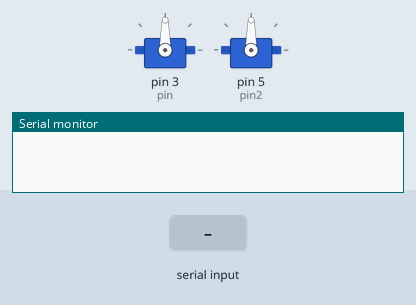
This sketch was run on a simulated Arduino Uno, built with avr-gcc and run on an emulated ATmega328P. Parts: 2 × servo, the last lines printed to the serial monitor. Inputs (shaded band) come from the test bench.

Above: at 1.2 s.
1.3 s: "90,45\n" received over Serial
At 2.4 s:
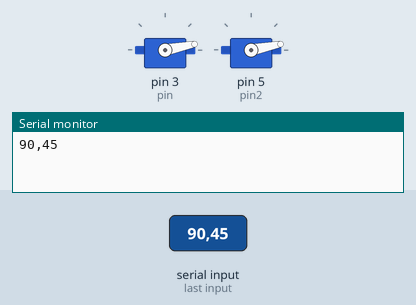
2.8 s: "90\n" received over Serial
At 3.5 s:
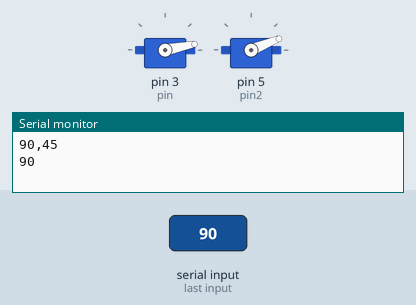
4.3 s: "200\n" received over Serial
At 4.6 s:
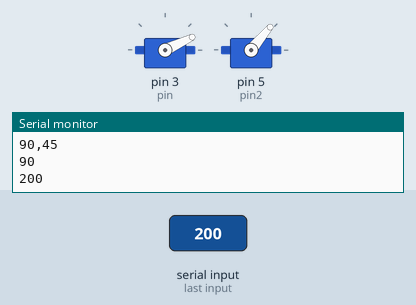
5.8 s: "1,90,45\n" received over Serial
At 7.1 s:
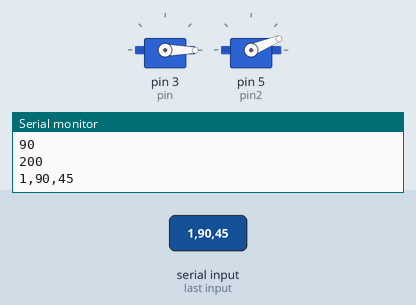
Timing chart, 0 to 8.3 s (numbered marks = the images above; inputs shaded):
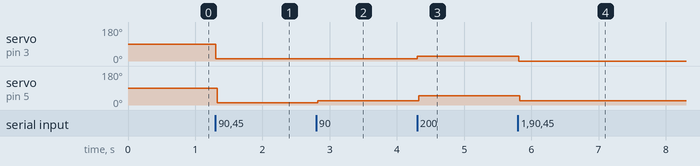

The sketch:

pruebasdedatospython.ino
```cpp
#include <Servo.h>
Servo servo1; // BASE
Servo servo2; // CODO DERECHO MAXIMO ADELANTE 130, ATRAS 40 MINIMO
Servo servo3; // CODO IZQUIERDO 160 MAXIMO ARRIBA, ABAJO 100 MINIMO
Servo servo4; // PINZA ABRE 180, CIERRA 165

String entradaSerial = "";         // String para almacenar entrada
String datos="";
bool entradaCompleta = false;  // Indicar si el String está completo

int pin = 3;    // pin de conexión PWM al servo
int pin2 = 5;
int pulsoMinimo = 580;  // Duración en microsegundos del pulso para girar 0º
int pulsoMaximo = 2500; // Duración en microsegundos del pulso para girar 180º
int angulo = 0; // Variable para guardar el angulo que deseamos de giro
boolean e=false;
int posServoY,posServoX,posX,posY;
String cad,cad1,cad2;
int pos,pos2;
int aux;

void setup()
{
  servo1.attach(pin, pulsoMinimo, pulsoMaximo);
  servo2.attach(pin2,pulsoMinimo, pulsoMaximo);
  Serial.begin(9600);
}

void loop()
{
  if (entradaCompleta) {

       posX = posServoX / 8; //MOVIMIENTO SERVO BASE X
       servo1.write(posX);
       delay(20);

       posY = posServoY / 4; //MOVIMIENTO SERVO CODO DERECHO Y
       servo2.write(posY);
       delay(20);

      if (cad2 == "movobj\n"){
        //posServo = posServo / 4;
      for(int x=posServoX;x<=170;x++){
       servo1.write(x);
       delay(10);
      }
    }
    entradaSerial = "";
    datos="";
    entradaCompleta = false;
    cad="";
    cad2="";
}
 }
// Función que se activa al recibir algo por
// el puerto serie, Interrupción del Puerto Serie.
void serialEvent() {
  while (Serial.available()) {
    // Obtener bytes de entrada:
    char inChar = (char)Serial.read();
    // Agregar al String de entrada:
    entradaSerial += inChar;
    //Serial.println(inChar);
    //cad = Serial.readString();
    //Serial.println(inChar);
    // Para saber si el string está completo, se detendrá al recibir
    // el caracter de retorno de línea ENTER \n
    if (inChar == '\n') {
      Serial.println(entradaSerial);
      aux = entradaSerial.indexOf('\n');
      datos = entradaSerial.substring(0,aux);
      pos = datos.indexOf(','); // guardamos la posicion de la primera coma
      cad1 = datos.substring(0,pos); // guarda todo antes de la coma
      pos2 = datos.indexOf(',', pos +1); //guardamos la posicion de la segunda coma
      cad2 = datos.substring(pos+1,pos2); // guarda todo antes de la segunda coma
      //Serial.println(cad2);
      posServoX = cad1.toInt(); // guardamos la posicion del servo X
      posServoY = cad2.toInt(); //guardamos la posicion del servo Y
      entradaCompleta = true;
      //Serial.println("funciona");
    }
  }

}
```

Measured:
- after the input at 1.3 s, servo on pin 3 (pin), servo on pin 5 (pin2): 90° → 11° at once
- after the input at 2.8 s, servo on pin 5 (pin2): 11° → 22° at once
- after the input at 4.3 s, servo on pin 3 (pin): 11° → 25° at once; servo on pin 5 (pin2): 22° → 50° at once
- after the input at 5.8 s, servo on pin 3 (pin): 25° → 0° at once; servo on pin 5 (pin2): 50° → 22° at once
